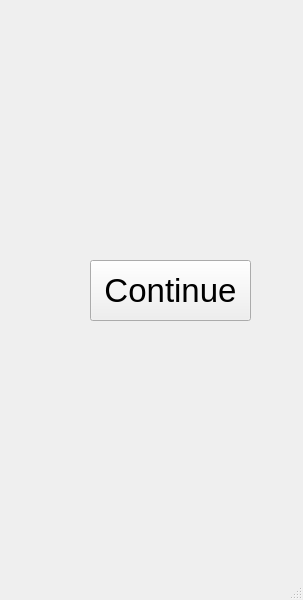
<?xml version="1.0" encoding="UTF-8"?>
<ui version="4.0">
 <class>MainWindow</class>
 <widget class="QMainWindow" name="MainWindow">
  <property name="geometry">
   <rect>
    <x>0</x>
    <y>0</y>
    <width>303</width>
    <height>600</height>
   </rect>
  </property>
  <property name="windowTitle">
   <string>MainWindow</string>
  </property>
  <widget class="QWidget" name="centralwidget">
   <widget class="QPushButton" name="pushButton">
    <property name="geometry">
     <rect>
      <x>90</x>
      <y>260</y>
      <width>161</width>
      <height>61</height>
     </rect>
    </property>
    <property name="font">
     <font>
      <pointsize>25</pointsize>
     </font>
    </property>
    <property name="cursor">
     <cursorShape>PointingHandCursor</cursorShape>
    </property>
    <property name="text">
     <string>Continue</string>
    </property>
   </widget>
  </widget>
  <widget class="QMenuBar" name="menubar">
   <property name="geometry">
    <rect>
     <x>0</x>
     <y>0</y>
     <width>303</width>
     <height>22</height>
    </rect>
   </property>
  </widget>
  <widget class="QStatusBar" name="statusbar"/>
 </widget>
 <resources/>
 <connections/>
</ui>
